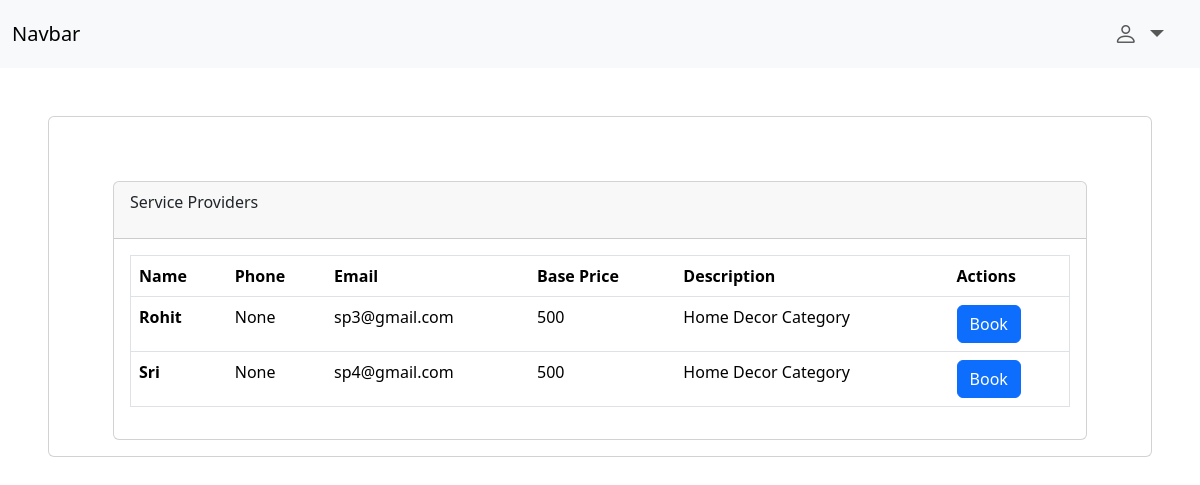
Screenshot of /service/Home Decor with the database file from the repository.
### backend/models.py (models this page shows, shortened)
class ServiceProvider(db.Model,UserMixin):
    __tablename__='serviceprovider'
    id=db.Column(db.Integer, primary_key=True, autoincrement= True)
    name=db.Column(db.String,unique=True)
    address=db.Column(db.String)
    email=db.Column(db.String,unique=True)
    password=db.Column(db.String)
    exp=db.Column(db.Integer)
    phone=db.Column(db.String)
    city=db.Column(db.String)
    status=db.Column(db.String)
    servicename=db.Column(db.String,db.ForeignKey("services.name"))
    receive_request=db.relationship("Request",backref="servprovider",cascade="all, delete-orphan")

class Services(db.Model):
    __tablename__="services"
    id=db.Column(db.Integer, primary_key=True, autoincrement= True)
    name=db.Column(db.String,unique=True)
    baseprice=db.Column(db.Integer)
    description=db.Column(db.String)
    Sproviders=db.relationship("ServiceProvider",backref="service", cascade="all, delete-orphan")

### backend/routes.py (the view)
@app.route("/service/<servicename>")
def service(servicename):
    if request.method=="GET":
        sps=db.session.query(ServiceProvider).filter_by(servicename=servicename).all()
    return render_template("customer/service.html",sps=sps)

### templates/customer/service.html (shortened to what this page needs)
<!DOCTYPE html>
<html lang="en">
<head>
    <link href="https://cdn.jsdelivr.net/npm/bootstrap@5.3.8/dist/css/bootstrap.min.css" rel="stylesheet"
>
    <link rel="stylesheet" href="https://cdn.jsdelivr.net/npm/bootstrap-icons@1.13.1/font/bootstrap-icons.min.css">
</head>
<body>
    <nav class="navbar navbar-expand-lg bg-body-tertiary">
        <div class="container-fluid">
            <a class="navbar-brand" href="#">Navbar</a>
            <div class="collapse navbar-collapse " id="navbarSupportedContent">
                <ul class="navbar-nav ms-auto me-3 fs-4 mb-2 mb-lg-0 ">
                    <li class="nav-item dropdown">
                        <a class="nav-link dropdown-toggle" href="#" role="button" data-bs-toggle="dropdown"
                            aria-expanded="false">
                            <i class="bi bi-person"></i>
                        </a>
                    </li>
                </ul>
            </div>
        </div>
    </nav>
    <div class="card ms-5 mt-5 me-5">
        <div class="card-body">
            <div class="card mt-5 ms-5 me-5">
                <div class="card-header d-flex ">
                    <p><strong>{{servicename}}</strong> Service Providers</p>
                </div>
                <div class="card-body">
                    <table class="table border">
                        <thead>
                            <tr>
                                <th scope="col">Name</th>
                                <th scope="col">Phone</th>
                                <th scope="col">Email</th>
                                <th scope="col">Base Price</th>
                                <th scope="col">Description</th>
                                <th scope="col">Actions</th>
                            </tr>
                        </thead>
                        <tbody>
                            {% for sp in sps %}
                            <tr>
                                <th scope="row">{{sp.name}}</th>
                                <td>{{sp.phone}}</td>
                                <td>{{sp.email}}</td>
                                <td>{{sp.service.baseprice}}</td>
                                <td>{{sp.service.description}}</td>
                                <td>
                                    <a href="/slotbooking?id={{sp.id}}" class="btn btn-primary">Book</a>
                                </tr>
                            {% endfor %}
                        </tbody>
                    </table>
                </div>
            </div>
        </div>
    </div>
</body>
</html>

### rows the page displays
ServiceProvider: name "Rohit", phone "None", email "sp3@gmail.com", service.baseprice "500", service.description "Home Decor Category"
ServiceProvider: name "Sri", phone "None", email "sp4@gmail.com", service.baseprice "500", service.description "Home Decor Category"
